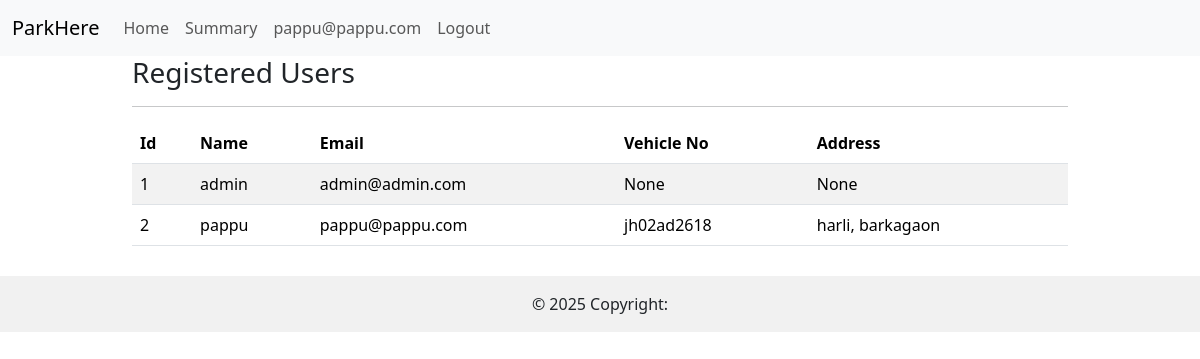
The app's page /registered_users (signed in) with its own data.
### controller/models.py (models this page shows)
class UserData(db.Model):
    __tablename__='user_data'
    id = db.Column(db.Integer(), primary_key =True, autoincrement=True)
    user_name = db.Column(db.String(60), nullable =False)
    user_email = db.Column(db.String(130),unique =True, nullable=False)
    password= db.Column(db.String(200), nullable =False)
    vehicle_no = db.Column(db.String(20))
    address = db.Column(db.String(200), nullable =True)
    roles = db.Column(db.String(20), default ='user')

### controller/all_routes.py (the view)
@app.route('/registered_users')
def registered_users():
    return render_template('registered_users.html',usersdata=UserData.query.all())

### templates/registered_users.html (shortened to what this page needs)
{% extends 'base.html' %}
{%block content%}
<div class="container">
    <h3>Registered Users</h3>
    <hr>
    <table class="table table-striped table-hover">
        <thead>
            <tr>
                <th>Id</th>
                <th>Name</th>
                <th>Email</th>
                <th>Vehicle No</th>
                <th>Address</th>
            </tr>
        </thead>
        <tbody>
            {% for usr in usersdata %}
            <tr>
                <td>{{ usr.id }}</td>
                <td>{{ usr.user_name }}</td>
                <td>{{ usr.user_email }}</td>
                <td>{{ usr.vehicle_no }}</td>
                <td>{{ usr.address }}</td>
            </tr>
            {% endfor %}
        </tbody>
    </table>
</div>
{%endblock%}

### templates/nav.html (shortened to what this page needs)
<nav class="navbar navbar-expand-lg bg-body-tertiary">
    <div class="container-fluid">
        <a class="navbar-brand" href="/">ParkHere</a>
        <div class="collapse navbar-collapse" id="navbarSupportedContent">
            <ul class="navbar-nav me-auto mb-2 mb-lg-0">
                {% if session.get('email') %}
                <li class="nav-item">
                    <a class="nav-link" aria-current="page" href="/dashboard">Home</a>
                </li>
                <li class="nav-item">
                    <a class="nav-link" aria-current="page" href="#">Summary</a>
                </li>
                <li class="nav-item">
                    <a class="nav-link" aria-current="page" href="#">{{session.get('email')}}</a>
                </li>
                <li class="nav-item">
                    <a class="nav-link" aria-current="page" href="/logout">Logout</a>
                </li>
                {% endif %}
            </ul>
        </div>
    </div>
</nav>

### static/style.css (style rules this page uses)
* { margin: 0; padding: 0; }
.container { width: 80%; justify-content: center; }
a { text-decoration: none; }

### records on screen
UserData: get "pappu@pappu.com", id "2", user_name "pappu", user_email "pappu@pappu.com", vehicle_no "jh02ad2618", address "harli, barkagaon"
UserData: id "1", user_name "admin", user_email "admin@admin.com", vehicle_no "None", address "None"
